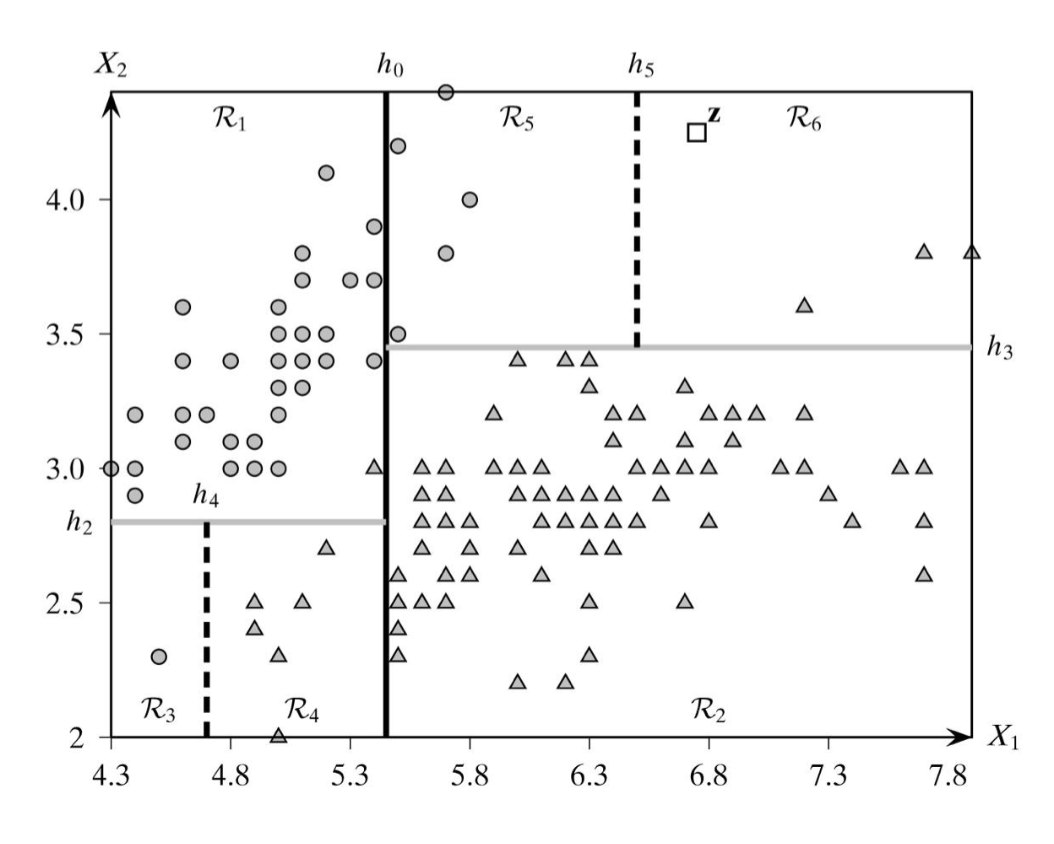
#> input picture explorations/svm-lecture/assets/decision_tree_orig.png, 1054 x 844 px
$ python tint_tree_regions.py
#> lines starting #> are read from the running program, lines starting #| are printed output that depends on the picture
"""Colour the regions of the decision-tree figure (assets/decision_tree_orig.png) by majority class.

Light blue where triangles are the majority, light yellow where circles are. The tint is a
multiply blend, so lines, markers and labels keep their darkness. Region pixel bounds were
measured from the image (frame x 111..971, y 91..736; h0 at x=386, h2 at y=521, h3 at y=347,
h4 at x=206, h5 at x=637).

Run: .venv/bin/python tint_tree_regions.py
"""
from PIL import Image

SRC, OUT = "assets/decision_tree_orig.png", "assets/decision_tree_regions.png"
BLUE, YELLOW = (200, 228, 250), (255, 241, 180)
# (x0, x1, y0, y1, colour), inclusive pixel bounds inside the frame
REGIONS = [
    (112, 385, 92, 520, YELLOW),   # R1: x < 5.45, y > 2.8   mostly circles
    (112, 205, 521, 735, YELLOW),  # R3: x < 4.7,  y < 2.8   one circle
    (206, 385, 521, 735, BLUE),    # R4: 4.7 < x < 5.45, y < 2.8   triangles
    (387, 636, 92, 346, YELLOW),   # R5: 5.45 < x < 6.5, y > 3.45  circles
    (637, 970, 92, 346, BLUE),     # R6: x > 6.5, y > 3.45   triangles
    (387, 970, 347, 735, BLUE),    # R2: x > 5.45, y < 3.45  triangles
]

im = Image.open(SRC).convert("RGB")
px = im.load()
for x0, x1, y0, y1, c in REGIONS:
    for x in range(x0, x1 + 1):
        for y in range(y0, y1 + 1):
            r, g, b = px[x, y]
            px[x, y] = (r * c[0] // 255, g * c[1] // 255, b * c[2] // 255)
im.save(OUT)
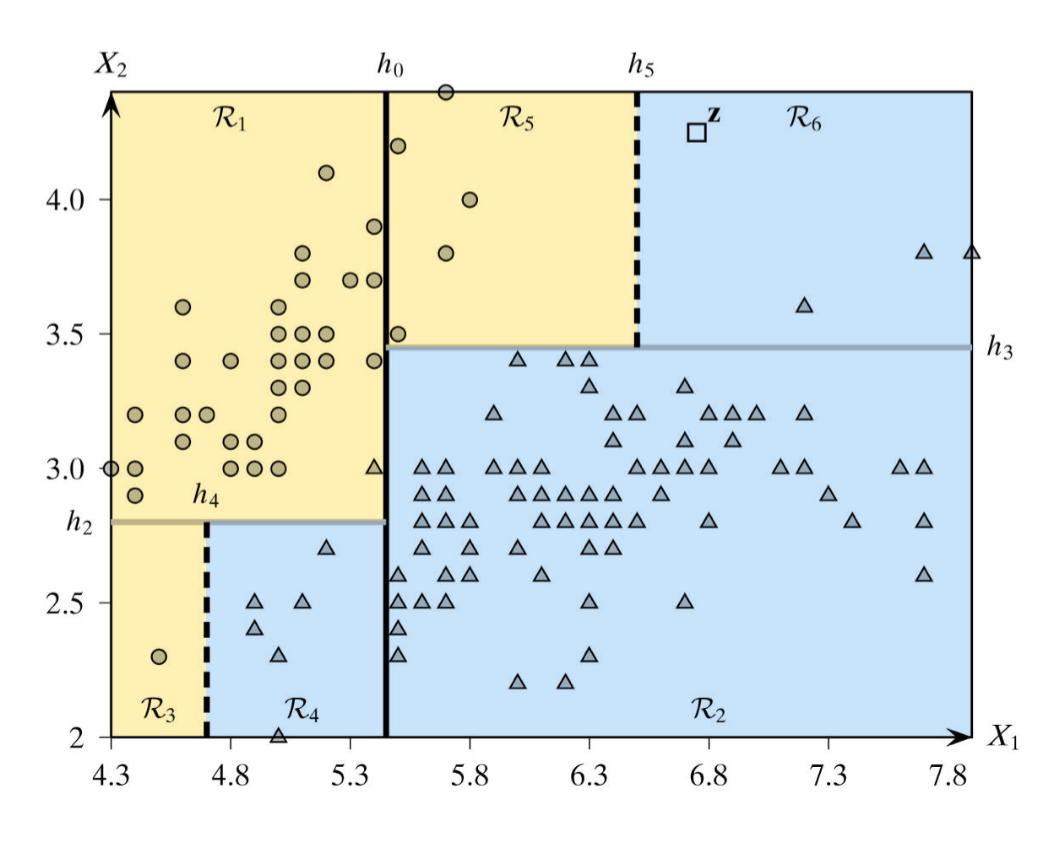
#> saved as decision_tree_regions.png: PIL image 1054x844 RGB; mean R, G, B 225, 232.6, 227.8
print("wrote", OUT)

$ run again, with explorations/svm-lecture/assets/decision_regions_knn.png copied over explorations/svm-lecture/assets/decision_tree_orig.png
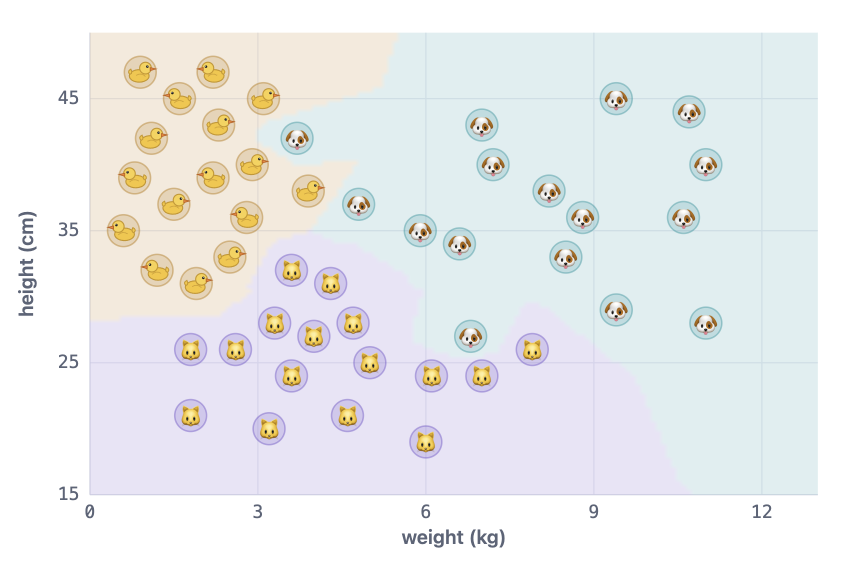
#> input picture explorations/svm-lecture/assets/decision_regions_knn.png, 1712 x 1142 px (shown at 1/2 size)
#> `im.save(OUT)`:
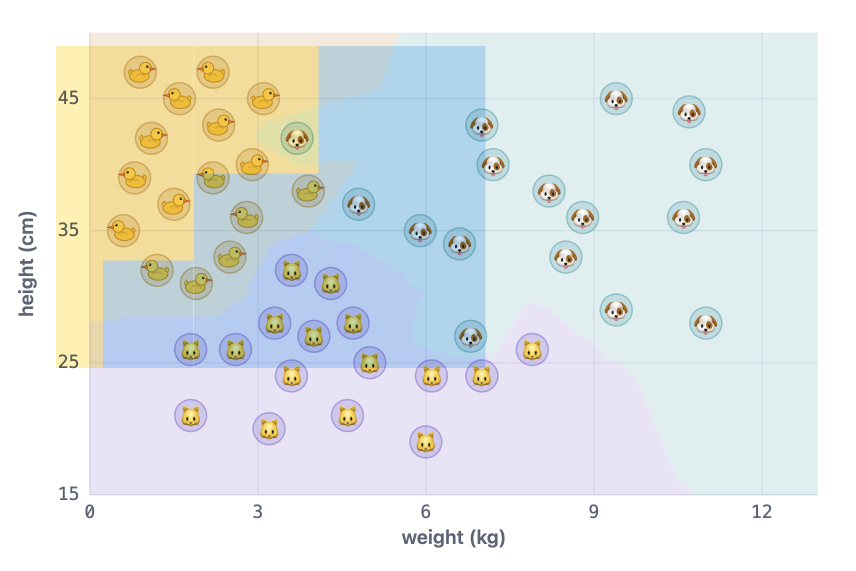
#> saved as decision_tree_regions.png: PIL image 1712x1142 RGB (shown at 1/2 size); mean R, G, B 225.7, 230.4, 229.5
